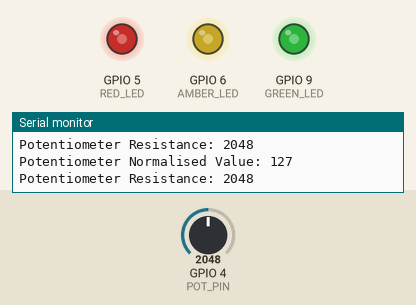
A sketch run on a simulated ESP32-S3. Parts: output pins drawn as LEDs (lit = HIGH), the last lines printed to the serial monitor. Inputs (shaded band) come from the test bench; at power-on: GPIO 4 (POT_PIN) = 2048.

Above: at 1.2 s.
1.3 s: GPIO 4 (POT_PIN) set to 2866
At 1.6 s:
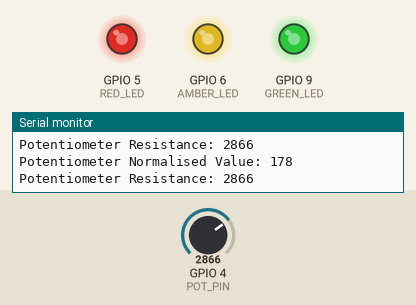
2.8 s: GPIO 4 (POT_PIN) set to 3603
At 3.4 s:
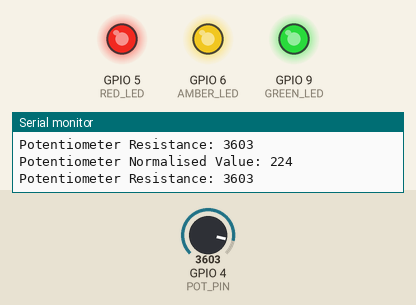
4.3 s: GPIO 4 (POT_PIN) set to 491
At 5.2 s:
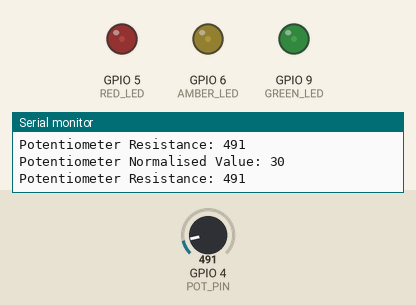
5.8 s: GPIO 4 (POT_PIN) set to 0
At 6.3 s:
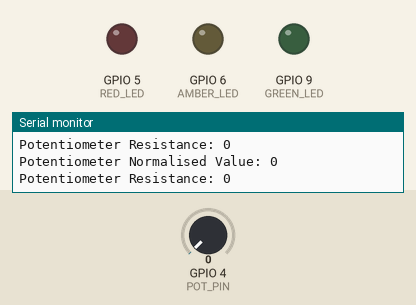
7.3 s: GPIO 4 (POT_PIN) set to 2047
At 8.0 s:
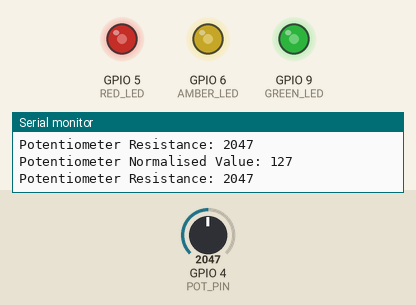
Timing chart, 0 to 9.8 s (numbered marks = the images above; inputs shaded):
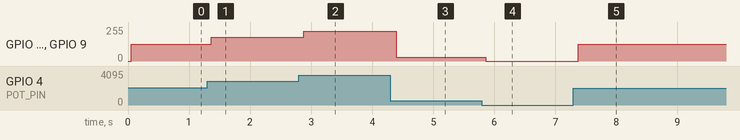

The sketch:

06-dimming-leds.ino
```cpp
#define RED_LED 5
#define AMBER_LED 6
#define GREEN_LED 9

int red_val = 0;
int amber_val = 0;
int green_val = 0;

#define POT_PIN A3

int pot_val = 0;

// the setup function runs once when you press reset or power the board
void setup() {
  pinMode(RED_LED, OUTPUT);
  pinMode(AMBER_LED, OUTPUT);
  pinMode(GREEN_LED, OUTPUT);
}

// the loop function runs over and over again forever
void loop() {
  pot_val = analogRead(POT_PIN);

  Serial.printf("Potentiometer Resistance: %d \n", pot_val);
  delay(50);

  pot_val = (pot_val * 255) / 4095;

  Serial.printf("Potentiometer Normalised Value: %d \n", pot_val);

  analogWrite(RED_LED, pot_val);
  analogWrite(AMBER_LED, pot_val);
  analogWrite(GREEN_LED, pot_val);
}
```

Measured:
- after the input at 1.3 s, GPIO 5 (RED_LED), GPIO 6 (AMBER_LED), GPIO 9 (GREEN_LED): 127/255 → 178/255 after 0.07 s
- after the input at 2.8 s, GPIO 5 (RED_LED), GPIO 6 (AMBER_LED), GPIO 9 (GREEN_LED): 178/255 → 224/255 after 0.08 s
- after the input at 4.3 s, GPIO 5 (RED_LED), GPIO 6 (AMBER_LED), GPIO 9 (GREEN_LED): 224/255 → 30/255 after 0.10 s
- after the input at 5.8 s, GPIO 5 (RED_LED), GPIO 6 (AMBER_LED), GPIO 9 (GREEN_LED): 30/255 → 0/255 after 0.07 s
- after the input at 7.3 s, GPIO 5 (RED_LED), GPIO 6 (AMBER_LED), GPIO 9 (GREEN_LED): 0/255 → 127/255 after 0.08 s
